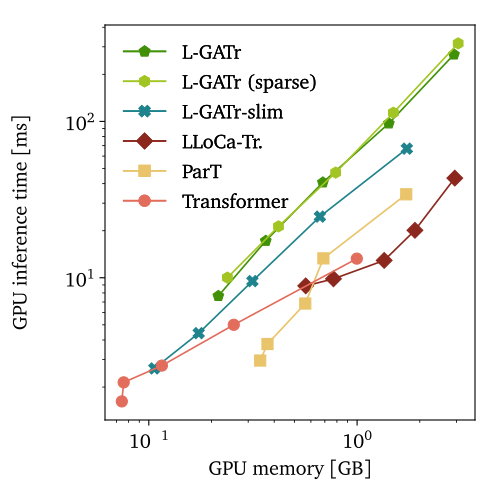

Reproduce this figure in Python.
from matplotlib.backends.backend_pdf import PdfPages

from scaling.metrics import load_data, merge_data, plot_metric_scatter

ARCHS = ["tr", "part", "slim", "lloca", "lgatr", "lgatr-sparse"]
SIZES = [-2.0, -1.0, 0.0, 1.0, 2.0]


def main():
    gpu = load_data("cost_estimate/inference_gpu.json")
    cpu_flops = merge_data(
        load_data("cost_estimate/inference_cpu.json"),
        load_data("cost_estimate/basics.json"),
    )

    with PdfPages("scaling/metrics_baseline.pdf") as pdf:
        plot_metric_scatter(
            pdf,
            gpu,
            SIZES,
            xlabel="GPU memory [GB]",
            ylabel="GPU inference time [ms]",
            archs=ARCHS,
            x_key="memory_alloc",
            y_key="mean",
        )
        plot_metric_scatter(
            pdf,
            cpu_flops,
            SIZES,
            xlabel="FLOPs",
            ylabel="CPU inference time [ms]",
            archs=ARCHS,
            x_key="flops",
            y_key="mean",
        )


if __name__ == "__main__":
    main()
